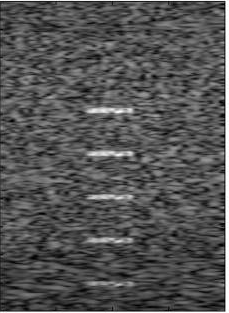
%> input picture Reverb_model.PNG, 229 x 313 px
$ octave Hough_trans.m   (GNU Octave 9; MATLAB toolbox functions it lacks are replaced by stand-ins)
%> lines starting %> are read from the running program, lines starting %| are printed output that depends on the picture; in (x1, y1, x2, y2) boxes, pixels count from 0 and x2, y2 are one past the last pixel; in counts of white or black regions, pixels touching at a corner belong together; the program's own positions count from 1
% testing hough transform to find lines in an image
close all; clear all;

I = imread('Reverb_model.png');
%> I is the input picture: size 313x229x3 uint8; min 0, max 255, mean 83.4

figure;
imshow(I); title('original image');

gray = rgb2gray(I);


BW = edge(gray,'canny', 0.45);
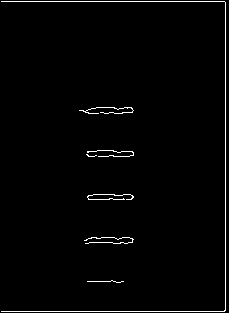
%> BW: size 313x229 logical; 1.7% white in thin lines or dots
figure;
imshow(BW); title('Edges detected');

[H,T,R] = hough(BW);
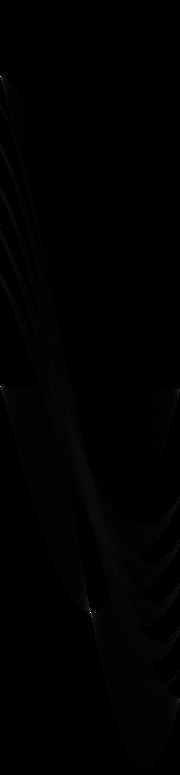
%> H: size 775x180 double; min 0, max 309, mean 1.6; drawn with min black and max white
%> T = 180 values from -90 to 89; R = 775 values from -387 to 387
figure(3);
imshow(H,[],'XData',T,'YData',R,...
            'InitialMagnification','fit');

xlabel('\theta'), ylabel('\rho');
axis on, axis normal, hold on;

P  = houghpeaks(H,5,'threshold',ceil(0.3*max(H(:))));
%> P = [613 91; 77 1; 387 1]
x = T(P(:,2)); y = R(P(:,1));
%> after `x = T(P(:,2))`: x = [0 -90 -90]
%> after `y = R(P(:,1))`: y = [225 -311 -1]
figure;
plot(x,y,'s','color','white');
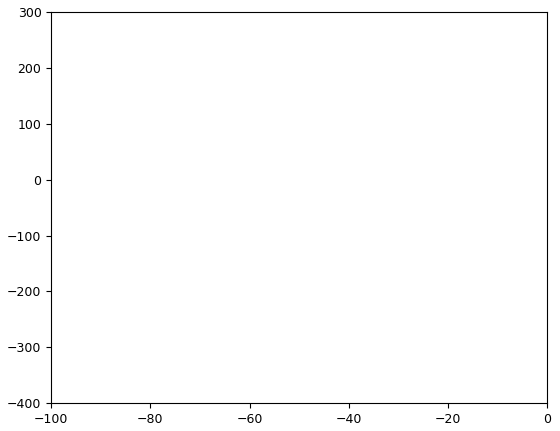
%> figure redrawn from the program's plot data


lines = houghlines(BW,T,R,P,'FillGap',5,'MinLength',7);
%> lines = 3 lines; point1 to point2 (x, y): (226, 3) to (226, 311), (2, 312) to (225, 312), (2, 2) to (225, 2)
figure, imshow(I), hold on
max_len = 0;
for k = 1:length(lines)
   xy = [lines(k).point1; lines(k).point2];
   plot(xy(:,1),xy(:,2),'LineWidth',2,'Color','green');

   % Plot beginnings and ends of lines
   plot(xy(1,1),xy(1,2),'x','LineWidth',2,'Color','yellow');
   plot(xy(2,1),xy(2,2),'x','LineWidth',2,'Color','red');

   % Determine the endpoints of the longest line segment
   len = norm(lines(k).point1 - lines(k).point2);
   if ( len > max_len)
      max_len = len;
      xy_long = xy;
   end
end
%> this loop made 3 passes
%> (len, max_len, xy_long) on pass 1: (308, 308, [226 3; 226 311])
%> (xy, len) on passes 2 to 3: ([2 312; 225 312], 223), ([2 2; 225 2], 223)
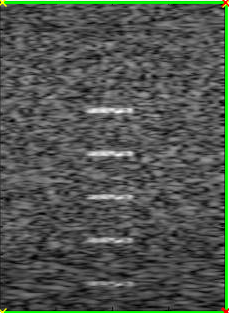
%> figure redrawn from the program's plot data

$ run again, with Reverb.png copied over Reverb_model.PNG
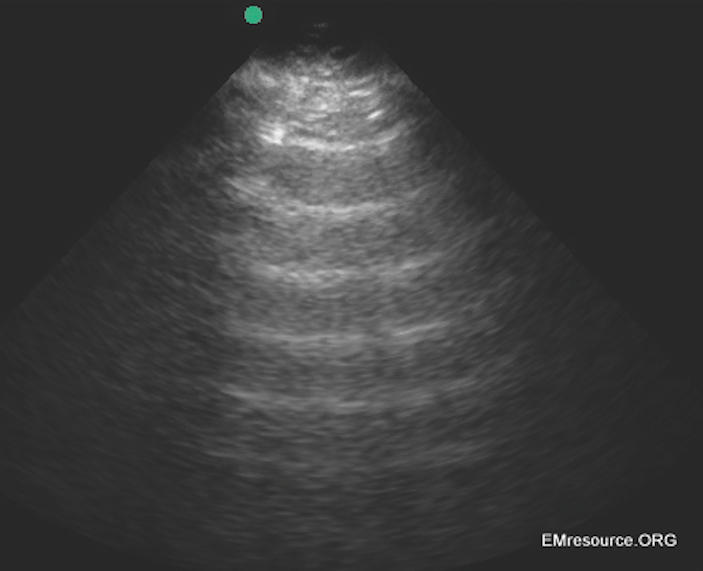
%> input picture Reverb.png, 703 x 571 px
%> I is the input picture: size 571x703x3 uint8; mean R, G, B 59.2, 59, 58.9
%> `BW = edge(gray,'canny', 0.45);`:
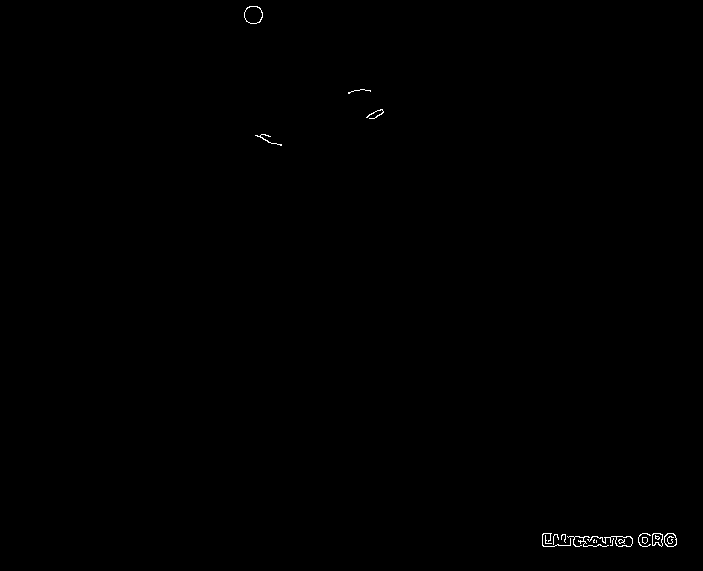
%> BW: size 571x703 logical; 0.18% white in thin lines or dots, all inside (x1, y1, x2, y2) = (244, 6, 677, 547)
%> T = 180 values from -90 to 89; R = 1811 values from -905 to 905
%> P = [380 2; 433 7; 1453 180; 1498 176; 411 5]
%> x = [-89 -84 89 85 -86]
%> y = [-526 -473 547 592 -495]
%> lines = 23 lines; longest, point1 to point2 (x, y): (543, 537) to (611, 538), (551, 536) to (592, 539), (575, 538) to (607, 538), (600, 539) to (625, 541), (653, 543) to (677, 544), (640, 544) to (663, 546)
%> the loop `for k = 1:length(lines)` made 23 passes
%> (len, max_len, xy_long) on pass 1: (68.01, 68.01, [543 537; 611 538])
%> after the loop `for k = 1:length(lines)`:
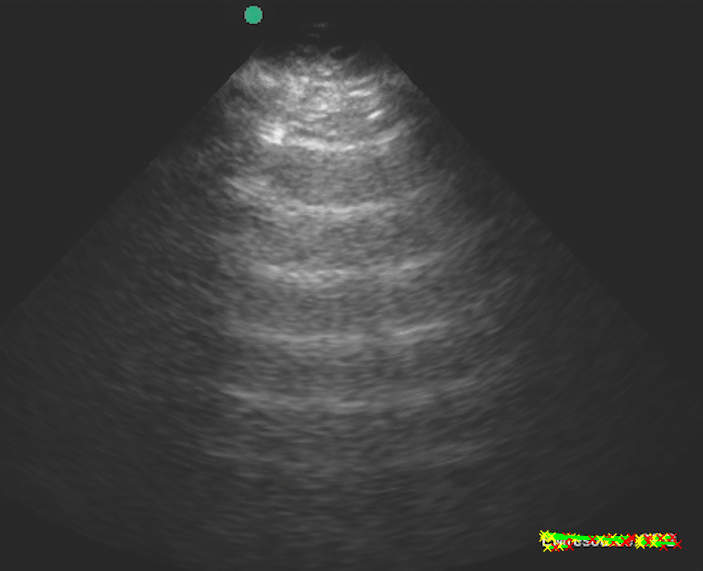
%> figure redrawn from the program's plot data

$ run again, with Reverb_arte2.png copied over Reverb_model.PNG
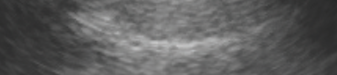
%> input picture Reverb_arte2.png, 337 x 75 px
%> I is the input picture: size 75x337x3 uint8; mean R, G, B 93, 93, 92.9
%> `BW = edge(gray,'canny', 0.45);`:
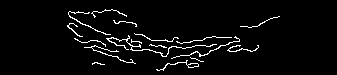
%> BW: size 75x337 logical; 3.9% white in thin lines or dots, all inside (x1, y1, x2, y2) = (67, 9, 280, 71)
%> T = 180 values from -90 to 89; R = 691 values from -345 to 345
%> P = [317 5; 389 180; 405 177; 326 8; 358 25]
%> x = [-86 89 86 -83 -66]
%> y = [-29 43 59 -20 12]
%> lines = 13 lines; longest, point1 to point2 (x, y): (150, 40) to (191, 43), (78, 22) to (108, 35), (152, 41) to (173, 41), (159, 41) to (173, 42), (127, 42) to (140, 42), (200, 46) to (211, 47)
%> the loop `for k = 1:length(lines)` made 13 passes
%> (len, max_len, xy_long) on pass 1: (41.11, 41.11, [150 40; 191 43])
%> after the loop `for k = 1:length(lines)`:
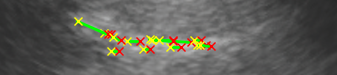
%> figure redrawn from the program's plot data
